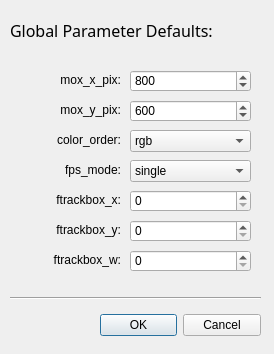
<ui version="4.0" >
 <class>ParamDefaultsWindow</class>
 <widget class="QDialog" name="ParamDefaultsWindow" >
  <property name="geometry" >
   <rect>
    <x>0</x>
    <y>0</y>
    <width>274</width>
    <height>354</height>
   </rect>
  </property>
  <property name="windowTitle" >
   <string>Global Parameter Defaults</string>
  </property>
  <widget class="QDialogButtonBox" name="buttonBox" >
   <property name="geometry" >
    <rect>
     <x>100</x>
     <y>310</y>
     <width>161</width>
     <height>31</height>
    </rect>
   </property>
   <property name="orientation" >
    <enum>Qt::Horizontal</enum>
   </property>
   <property name="standardButtons" >
    <set>QDialogButtonBox::Cancel|QDialogButtonBox::Ok</set>
   </property>
  </widget>
  <widget class="QLabel" name="label_2" >
   <property name="geometry" >
    <rect>
     <x>40</x>
     <y>100</y>
     <width>81</width>
     <height>20</height>
    </rect>
   </property>
   <property name="text" >
    <string>mox_y_pix:</string>
   </property>
   <property name="alignment" >
    <set>Qt::AlignRight|Qt::AlignTrailing|Qt::AlignVCenter</set>
   </property>
  </widget>
  <widget class="QSpinBox" name="sb_mon_y_pix" >
   <property name="geometry" >
    <rect>
     <x>130</x>
     <y>100</y>
     <width>121</width>
     <height>22</height>
    </rect>
   </property>
   <property name="maximum" >
    <number>9999</number>
   </property>
   <property name="value" >
    <number>600</number>
   </property>
  </widget>
  <widget class="QLabel" name="label" >
   <property name="geometry" >
    <rect>
     <x>40</x>
     <y>70</y>
     <width>81</width>
     <height>20</height>
    </rect>
   </property>
   <property name="text" >
    <string>mox_x_pix:</string>
   </property>
   <property name="alignment" >
    <set>Qt::AlignRight|Qt::AlignTrailing|Qt::AlignVCenter</set>
   </property>
  </widget>
  <widget class="QSpinBox" name="sb_mon_x_pix" >
   <property name="geometry" >
    <rect>
     <x>130</x>
     <y>70</y>
     <width>121</width>
     <height>22</height>
    </rect>
   </property>
   <property name="maximum" >
    <number>9999</number>
   </property>
   <property name="value" >
    <number>800</number>
   </property>
  </widget>
  <widget class="QComboBox" name="cb_color_order" >
   <property name="geometry" >
    <rect>
     <x>130</x>
     <y>130</y>
     <width>121</width>
     <height>22</height>
    </rect>
   </property>
   <item>
    <property name="text" >
     <string>rgb</string>
    </property>
   </item>
   <item>
    <property name="text" >
     <string>rbg</string>
    </property>
   </item>
   <item>
    <property name="text" >
     <string>brg</string>
    </property>
   </item>
   <item>
    <property name="text" >
     <string>bgr</string>
    </property>
   </item>
   <item>
    <property name="text" >
     <string>grb</string>
    </property>
   </item>
   <item>
    <property name="text" >
     <string>gbr</string>
    </property>
   </item>
  </widget>
  <widget class="QLabel" name="label_9" >
   <property name="geometry" >
    <rect>
     <x>40</x>
     <y>220</y>
     <width>81</width>
     <height>20</height>
    </rect>
   </property>
   <property name="text" >
    <string>ftrackbox_y:</string>
   </property>
   <property name="alignment" >
    <set>Qt::AlignRight|Qt::AlignTrailing|Qt::AlignVCenter</set>
   </property>
  </widget>
  <widget class="QSpinBox" name="sb_ftrackbox_y" >
   <property name="geometry" >
    <rect>
     <x>130</x>
     <y>220</y>
     <width>121</width>
     <height>22</height>
    </rect>
   </property>
   <property name="maximum" >
    <number>9999</number>
   </property>
  </widget>
  <widget class="QSpinBox" name="sb_ftrackbox_x" >
   <property name="geometry" >
    <rect>
     <x>130</x>
     <y>190</y>
     <width>121</width>
     <height>22</height>
    </rect>
   </property>
   <property name="maximum" >
    <number>9999</number>
   </property>
  </widget>
  <widget class="QSpinBox" name="sb_ftrackbox_w" >
   <property name="geometry" >
    <rect>
     <x>130</x>
     <y>250</y>
     <width>121</width>
     <height>22</height>
    </rect>
   </property>
   <property name="maximum" >
    <number>9999</number>
   </property>
  </widget>
  <widget class="QLabel" name="label_3" >
   <property name="geometry" >
    <rect>
     <x>40</x>
     <y>130</y>
     <width>81</width>
     <height>20</height>
    </rect>
   </property>
   <property name="text" >
    <string>color_order:</string>
   </property>
   <property name="alignment" >
    <set>Qt::AlignRight|Qt::AlignTrailing|Qt::AlignVCenter</set>
   </property>
  </widget>
  <widget class="QLabel" name="label_14" >
   <property name="geometry" >
    <rect>
     <x>40</x>
     <y>160</y>
     <width>81</width>
     <height>20</height>
    </rect>
   </property>
   <property name="text" >
    <string>fps_mode:</string>
   </property>
   <property name="alignment" >
    <set>Qt::AlignRight|Qt::AlignTrailing|Qt::AlignVCenter</set>
   </property>
  </widget>
  <widget class="QComboBox" name="cb_fps_mode" >
   <property name="geometry" >
    <rect>
     <x>130</x>
     <y>160</y>
     <width>121</width>
     <height>22</height>
    </rect>
   </property>
   <item>
    <property name="text" >
     <string>single</string>
    </property>
   </item>
   <item>
    <property name="text" >
     <string>double</string>
    </property>
   </item>
   <item>
    <property name="text" >
     <string>triple</string>
    </property>
   </item>
  </widget>
  <widget class="QLabel" name="label_11" >
   <property name="geometry" >
    <rect>
     <x>40</x>
     <y>250</y>
     <width>81</width>
     <height>20</height>
    </rect>
   </property>
   <property name="text" >
    <string>ftrackbox_w:</string>
   </property>
   <property name="alignment" >
    <set>Qt::AlignRight|Qt::AlignTrailing|Qt::AlignVCenter</set>
   </property>
  </widget>
  <widget class="QLabel" name="label_7" >
   <property name="geometry" >
    <rect>
     <x>40</x>
     <y>190</y>
     <width>81</width>
     <height>20</height>
    </rect>
   </property>
   <property name="text" >
    <string>ftrackbox_x:</string>
   </property>
   <property name="alignment" >
    <set>Qt::AlignRight|Qt::AlignTrailing|Qt::AlignVCenter</set>
   </property>
  </widget>
  <widget class="QLabel" name="label_4" >
   <property name="geometry" >
    <rect>
     <x>10</x>
     <y>20</y>
     <width>271</width>
     <height>21</height>
    </rect>
   </property>
   <property name="font" >
    <font>
     <family>Arial Black</family>
     <pointsize>12</pointsize>
    </font>
   </property>
   <property name="text" >
    <string>Global Parameter Defaults:</string>
   </property>
  </widget>
  <widget class="Line" name="line" >
   <property name="geometry" >
    <rect>
     <x>10</x>
     <y>290</y>
     <width>251</width>
     <height>16</height>
    </rect>
   </property>
   <property name="orientation" >
    <enum>Qt::Horizontal</enum>
   </property>
  </widget>
 </widget>
 <resources/>
 <connections>
  <connection>
   <sender>buttonBox</sender>
   <signal>accepted()</signal>
   <receiver>ParamDefaultsWindow</receiver>
   <slot>accept()</slot>
   <hints>
    <hint type="sourcelabel" >
     <x>248</x>
     <y>254</y>
    </hint>
    <hint type="destinationlabel" >
     <x>157</x>
     <y>274</y>
    </hint>
   </hints>
  </connection>
  <connection>
   <sender>buttonBox</sender>
   <signal>rejected()</signal>
   <receiver>ParamDefaultsWindow</receiver>
   <slot>reject()</slot>
   <hints>
    <hint type="sourcelabel" >
     <x>316</x>
     <y>260</y>
    </hint>
    <hint type="destinationlabel" >
     <x>286</x>
     <y>274</y>
    </hint>
   </hints>
  </connection>
 </connections>
</ui>
